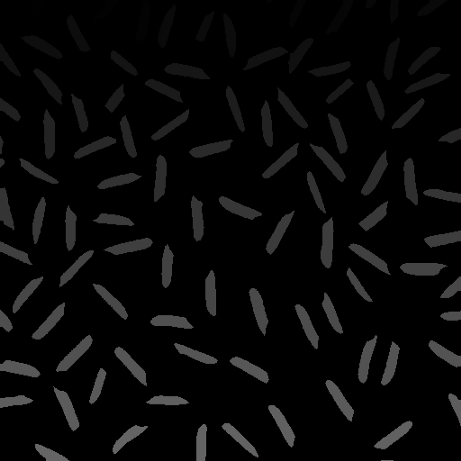
#> input picture TRAITEMENT D'IMAGES/TP3 TRANSFORMEE DE FOURRIER/imageTP3/tp2_4.png, 461 x 461 px
$ python DomainFrequentialFiltrePass_bas.py
#> lines starting #> are read from the running program, lines starting #| are printed output that depends on the picture
import numpy as np
import cv2
from matplotlib import pyplot as plt

img = cv2.imread("imageTP3/tp2_4.png",0)
#> img is the input picture: shape (461, 461); min 0, max 114, mean 8.4

dft = cv2.dft(np.float32(img),flags = cv2.DFT_COMPLEX_OUTPUT)
dft_shift = np.fft.fftshift(dft)

spectre = 20*np.log(cv2.magnitude(dft_shift[:,:,0],dft_shift[:,:,1]))
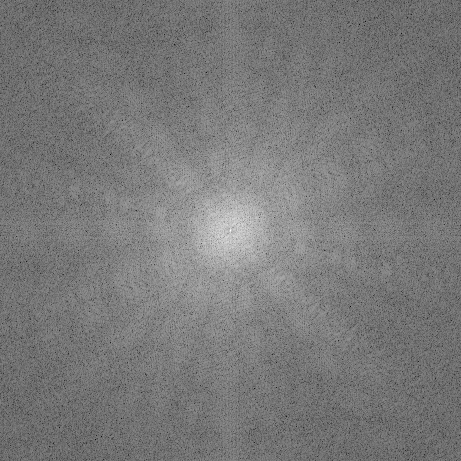
#> spectre: shape (461, 461) float32; min 26.38, max 287.9, mean 151; drawn with min black and max white


#masque circulaire pass-bass,
rows, cols = img.shape
#> rows = 461; cols = 461
crow, ccol = int(rows / 2), int(cols / 2)
#> crow = 230; ccol = 230
mask = np.zeros((rows, cols, 2), np.uint8)
r_out = 96
r_in = 0
center = [crow, ccol]
#> center = [230, 230]
x, y = np.ogrid[:rows, :cols]
#> x = 461 values from 0 to 460
mask_area = np.logical_and(((x - center[0]) ** 2 + (y - center[1]) ** 2 >= r_in ** 2),
                           ((x - center[0]) ** 2 + (y - center[1]) ** 2 <= r_out ** 2))
mask[mask_area] = 1

# on applique masque et calcul la transformee inverse de fourrier
fshift = dft_shift * mask
fshift_mask_mag = 2000 * np.log(cv2.magnitude(fshift[:, :, 0], fshift[:, :, 1]))
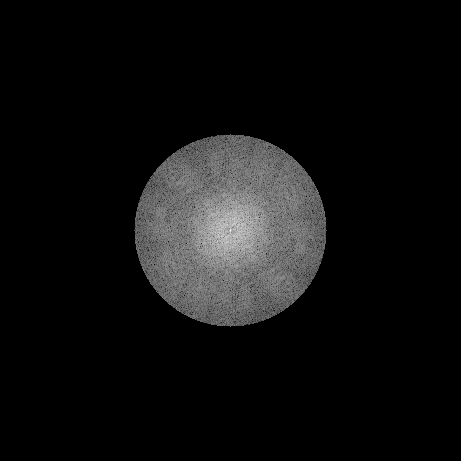
#> fshift_mask_mag: shape (461, 461) float32; 86.39% of the values are NaN or infinite; the others: min 8758.2, max 28792.9, mean 17982; drawn with min black, max white, NaN and infinite black

#transformee inverse de fourrier
f_ishift = np.fft.ifftshift(fshift)
img_retour = cv2.idft(f_ishift)
img_retour = cv2.magnitude(img_retour[:, :, 0], img_retour[:, :, 1])
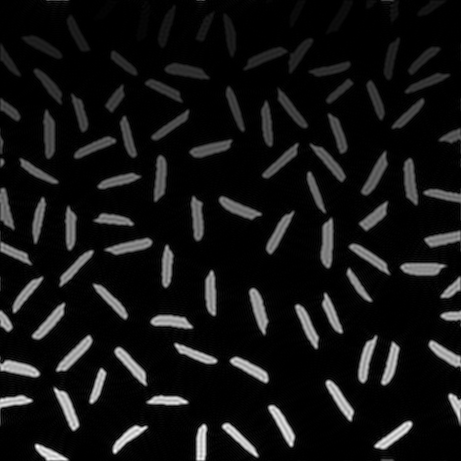
#> img_retour: shape (461, 461) float32; min 0.676, max 26282332, mean 2009242.2; drawn with min black and max white

#affichage des différents résultats
fig = plt.figure(figsize=(10, 10))
ax1 = fig.add_subplot(2,2,1)
ax1.imshow(img, cmap='gray')
ax1.title.set_text("Image d'origine")
ax2 = fig.add_subplot(2,2,2)
ax2.imshow(spectre, cmap='gray')
ax2.title.set_text("FFT de l'image")
ax3 = fig.add_subplot(2,2,3)
ax3.imshow(fshift_mask_mag, cmap='gray')
ax3.title.set_text("FFT + Masque r=96%")
ax4 = fig.add_subplot(2,2,4)
ax4.imshow(img_retour, cmap='gray')
ax4.title.set_text("Aprés FFT inverse")
plt.show()
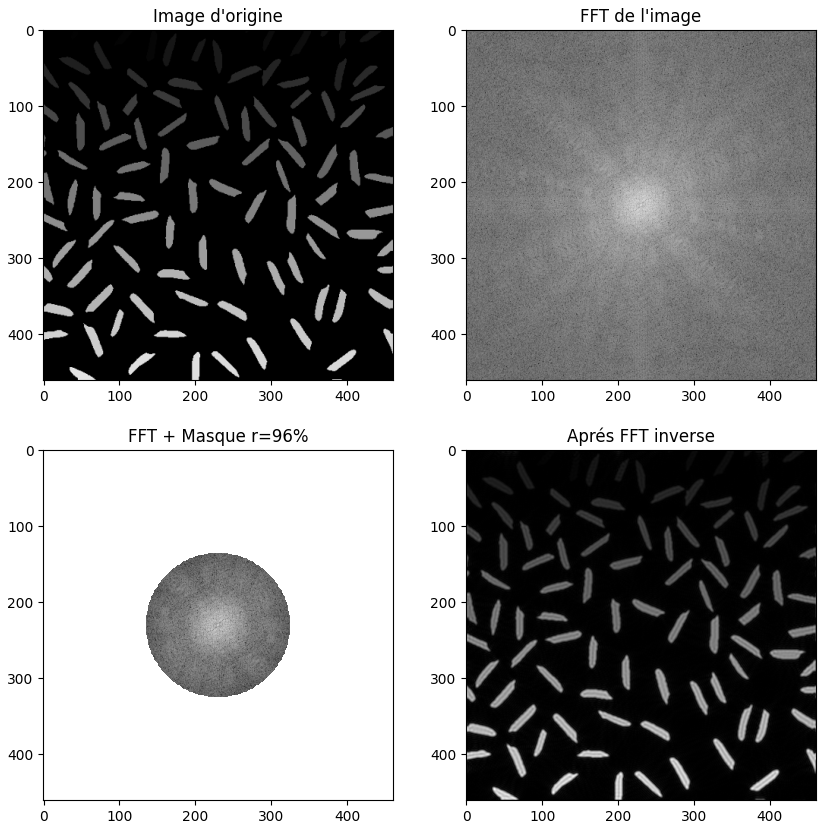
#> figure drawn by matplotlib, 4 panels

$ run again, with TRAITEMENT D'IMAGES/TP3 TRANSFORMEE DE FOURRIER/imageTP3/tp2_3.png copied over TRAITEMENT D'IMAGES/TP3 TRANSFORMEE DE FOURRIER/imageTP3/tp2_4.png
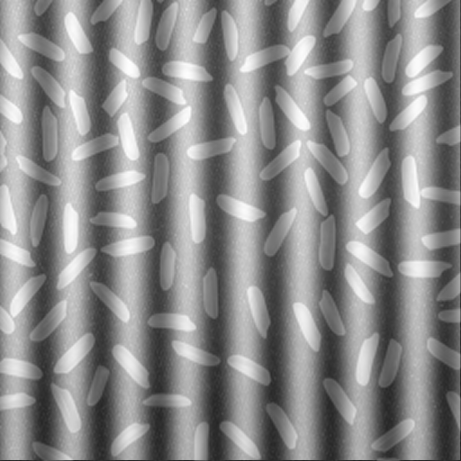
#> input picture TRAITEMENT D'IMAGES/TP3 TRANSFORMEE DE FOURRIER/imageTP3/tp2_3.png, 461 x 461 px
#> img is the input picture: shape (461, 461); min 37, max 255, mean 140.2
#> `img_retour = cv2.magnitude(img_retour[:, :, 0], img_retour[:, :, 1])`:
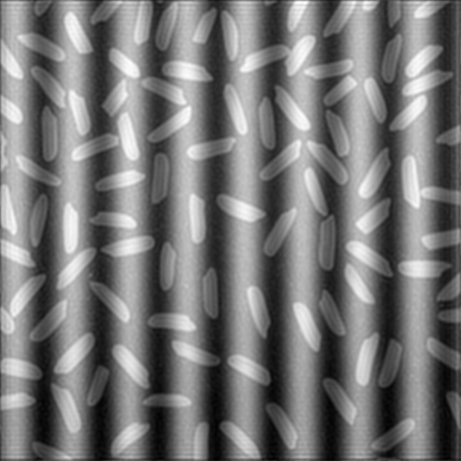
#> img_retour: shape (461, 461) float32; min 7645078, max 54837580, mean 29795948; drawn with min black and max white
#> `plt.show()`:
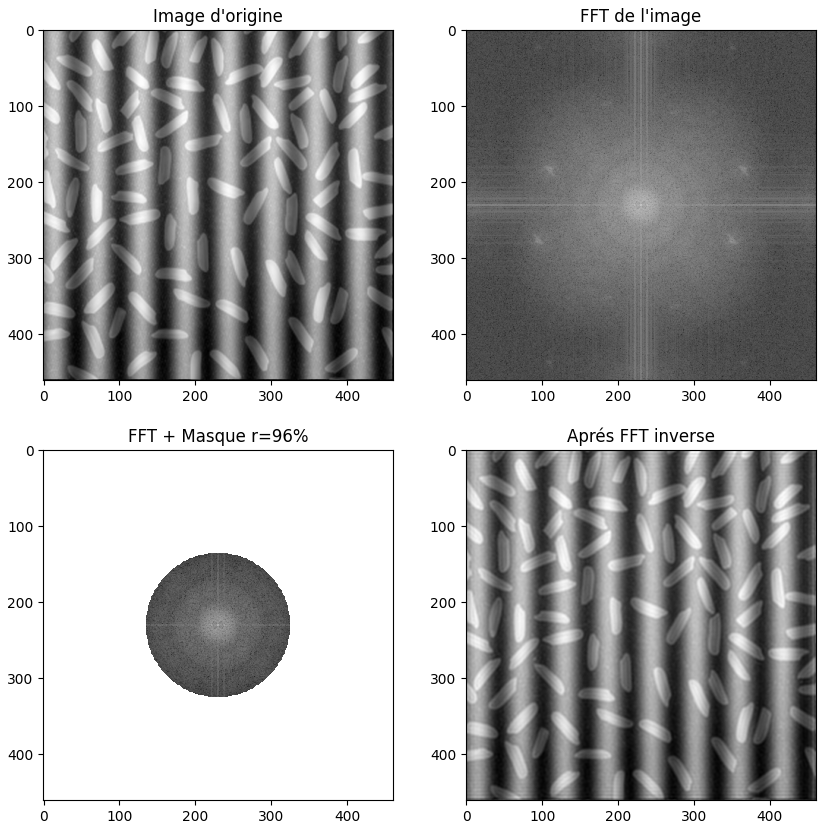
#> figure drawn by matplotlib, 4 panels
